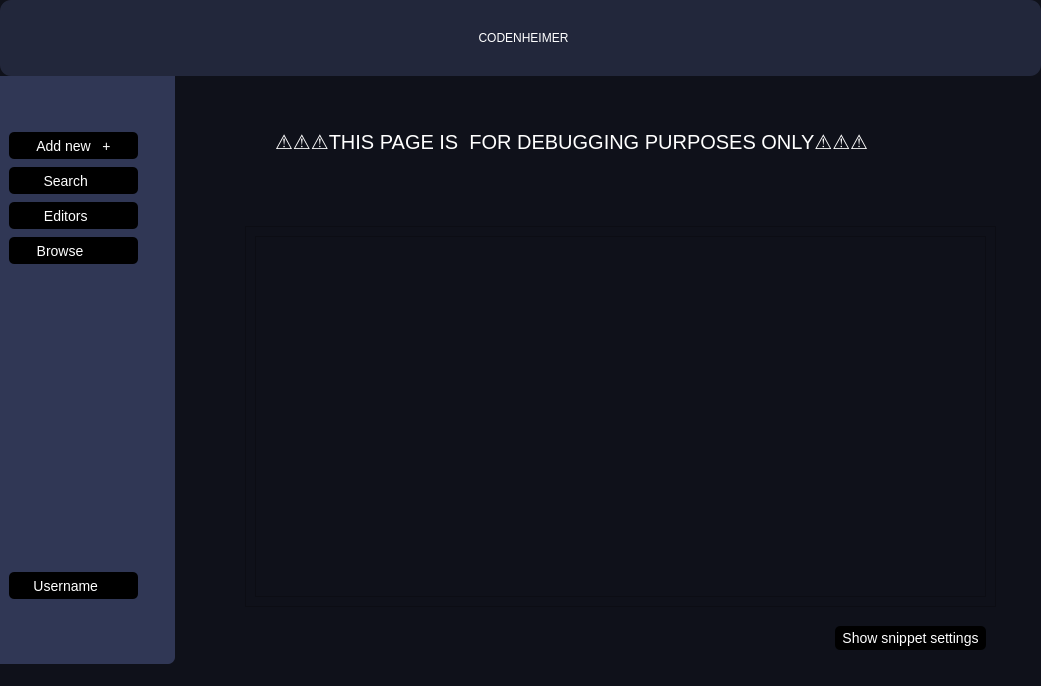
<?xml version="1.0" encoding="UTF-8"?>
<ui version="4.0">
 <class>MainWindow</class>
 <widget class="QMainWindow" name="MainWindow">
  <property name="geometry">
   <rect>
    <x>0</x>
    <y>0</y>
    <width>1041</width>
    <height>686</height>
   </rect>
  </property>
  <property name="windowTitle">
   <string>MainWindow</string>
  </property>
  <property name="styleSheet">
   <string notr="true">QMainWindow{
	border-radius:11px;
}

QWidget { 
        background-color: #0F111A;  /* Apply background to the main window */
		color:white;
    }
    
    /* Make QGroupBox transparent with no border, inheriting the main window's background color */
    QGroupBox { 
        border: none; 
    }</string>
  </property>
  <widget class="QWidget" name="centralwidget">
   <layout class="QVBoxLayout" name="verticalLayout">
    <property name="spacing">
     <number>0</number>
    </property>
    <property name="leftMargin">
     <number>0</number>
    </property>
    <property name="topMargin">
     <number>0</number>
    </property>
    <property name="rightMargin">
     <number>0</number>
    </property>
    <property name="bottomMargin">
     <number>0</number>
    </property>
    <item>
     <widget class="QGroupBox" name="TopBar">
      <property name="sizePolicy">
       <sizepolicy hsizetype="Minimum" vsizetype="Minimum">
        <horstretch>0</horstretch>
        <verstretch>0</verstretch>
       </sizepolicy>
      </property>
      <property name="minimumSize">
       <size>
        <width>1041</width>
        <height>76</height>
       </size>
      </property>
      <property name="maximumSize">
       <size>
        <width>16777215</width>
        <height>76</height>
       </size>
      </property>
      <property name="styleSheet">
       <string notr="true">background:#22273B;
border-radius:11px;</string>
      </property>
      <property name="title">
       <string/>
      </property>
      <layout class="QHBoxLayout" name="horizontalLayout_2">
       <item>
        <widget class="QPushButton" name="sidebarButton">
         <property name="sizePolicy">
          <sizepolicy hsizetype="Fixed" vsizetype="Fixed">
           <horstretch>0</horstretch>
           <verstretch>0</verstretch>
          </sizepolicy>
         </property>
         <property name="minimumSize">
          <size>
           <width>73</width>
           <height>0</height>
          </size>
         </property>
         <property name="styleSheet">
          <string notr="true">QPushButton{
	background:rgb(34, 39, 59);
	margin-left:16px;
	margin-right:16px;
	padding-top:3px;
	padding-bottom:3px;
	border-radius:3px;
}
QPushButton:hover{
	background:rgb(43, 54, 99);
}</string>
         </property>
         <property name="text">
          <string/>
         </property>
        </widget>
       </item>
       <item>
        <widget class="QGroupBox" name="groupBox">
         <property name="title">
          <string/>
         </property>
         <layout class="QHBoxLayout" name="horizontalLayout_3">
          <item>
           <widget class="QLabel" name="topbarTitle">
            <property name="styleSheet">
             <string notr="true">color:white;</string>
            </property>
            <property name="text">
             <string>CODENHEIMER</string>
            </property>
            <property name="alignment">
             <set>Qt::AlignCenter</set>
            </property>
           </widget>
          </item>
         </layout>
        </widget>
       </item>
       <item>
        <spacer name="horizontalSpacer">
         <property name="orientation">
          <enum>Qt::Horizontal</enum>
         </property>
         <property name="sizeType">
          <enum>QSizePolicy::Fixed</enum>
         </property>
         <property name="sizeHint" stdset="0">
          <size>
           <width>73</width>
           <height>20</height>
          </size>
         </property>
        </spacer>
       </item>
      </layout>
     </widget>
    </item>
    <item>
     <widget class="QGroupBox" name="allBelowTopbar">
      <property name="sizePolicy">
       <sizepolicy hsizetype="Expanding" vsizetype="Expanding">
        <horstretch>0</horstretch>
        <verstretch>0</verstretch>
       </sizepolicy>
      </property>
      <property name="styleSheet">
       <string notr="true">QGroupBox {
    background-color: transparent;
    border: none;
    margin: 0px;
    padding: 0px;
}</string>
      </property>
      <property name="title">
       <string/>
      </property>
      <layout class="QHBoxLayout" name="horizontalLayout">
       <property name="spacing">
        <number>0</number>
       </property>
       <property name="leftMargin">
        <number>0</number>
       </property>
       <property name="topMargin">
        <number>0</number>
       </property>
       <property name="rightMargin">
        <number>0</number>
       </property>
       <property name="bottomMargin">
        <number>0</number>
       </property>
       <item>
        <widget class="QGroupBox" name="sidebar">
         <property name="sizePolicy">
          <sizepolicy hsizetype="Minimum" vsizetype="Minimum">
           <horstretch>0</horstretch>
           <verstretch>0</verstretch>
          </sizepolicy>
         </property>
         <property name="minimumSize">
          <size>
           <width>175</width>
           <height>583</height>
          </size>
         </property>
         <property name="styleSheet">
          <string notr="true">background:#303755;
border-radius: 0px 0px 11px 11px;
border-bottom-right-radius:7px;</string>
         </property>
         <property name="title">
          <string/>
         </property>
         <layout class="QVBoxLayout" name="verticalLayout_4">
          <item>
           <spacer name="verticalSpacer">
            <property name="orientation">
             <enum>Qt::Vertical</enum>
            </property>
            <property name="sizeType">
             <enum>QSizePolicy::Fixed</enum>
            </property>
            <property name="sizeHint" stdset="0">
             <size>
              <width>20</width>
              <height>47</height>
             </size>
            </property>
           </spacer>
          </item>
          <item>
           <widget class="QGroupBox" name="sidebarButtons">
            <property name="sizePolicy">
             <sizepolicy hsizetype="Preferred" vsizetype="Fixed">
              <horstretch>0</horstretch>
              <verstretch>0</verstretch>
             </sizepolicy>
            </property>
            <property name="minimumSize">
             <size>
              <width>0</width>
              <height>132</height>
             </size>
            </property>
            <property name="layoutDirection">
             <enum>Qt::LeftToRight</enum>
            </property>
            <property name="autoFillBackground">
             <bool>false</bool>
            </property>
            <property name="styleSheet">
             <string notr="true">QWidget{
	font-size:14px;
	color: white;
	border-radius:5px
}
QPushButton{
	background:black;
}

QPushButton:hover{
	background:#1E1E1E;
}</string>
            </property>
            <property name="title">
             <string/>
            </property>
            <property name="alignment">
             <set>Qt::AlignCenter</set>
            </property>
            <layout class="QVBoxLayout" name="verticalLayout_3">
             <property name="spacing">
              <number>8</number>
             </property>
             <property name="leftMargin">
              <number>0</number>
             </property>
             <property name="topMargin">
              <number>0</number>
             </property>
             <property name="rightMargin">
              <number>0</number>
             </property>
             <property name="bottomMargin">
              <number>0</number>
             </property>
             <item>
              <widget class="QPushButton" name="AddnewSidebarButton">
               <property name="sizePolicy">
                <sizepolicy hsizetype="Fixed" vsizetype="Fixed">
                 <horstretch>0</horstretch>
                 <verstretch>0</verstretch>
                </sizepolicy>
               </property>
               <property name="minimumSize">
                <size>
                 <width>129</width>
                 <height>27</height>
                </size>
               </property>
               <property name="text">
                <string>Add new   +</string>
               </property>
              </widget>
             </item>
             <item>
              <widget class="QPushButton" name="SearchSidebarButton">
               <property name="sizePolicy">
                <sizepolicy hsizetype="Fixed" vsizetype="Fixed">
                 <horstretch>0</horstretch>
                 <verstretch>0</verstretch>
                </sizepolicy>
               </property>
               <property name="minimumSize">
                <size>
                 <width>129</width>
                 <height>27</height>
                </size>
               </property>
               <property name="text">
                <string>Search    </string>
               </property>
              </widget>
             </item>
             <item>
              <widget class="QPushButton" name="EditorsSidebarButton">
               <property name="sizePolicy">
                <sizepolicy hsizetype="Fixed" vsizetype="Fixed">
                 <horstretch>0</horstretch>
                 <verstretch>0</verstretch>
                </sizepolicy>
               </property>
               <property name="minimumSize">
                <size>
                 <width>129</width>
                 <height>27</height>
                </size>
               </property>
               <property name="text">
                <string>Editors    </string>
               </property>
              </widget>
             </item>
             <item>
              <widget class="QGroupBox" name="BrouseSidebarButtonGB">
               <property name="sizePolicy">
                <sizepolicy hsizetype="Fixed" vsizetype="Fixed">
                 <horstretch>0</horstretch>
                 <verstretch>0</verstretch>
                </sizepolicy>
               </property>
               <property name="minimumSize">
                <size>
                 <width>129</width>
                 <height>27</height>
                </size>
               </property>
               <property name="title">
                <string/>
               </property>
               <property name="alignment">
                <set>Qt::AlignJustify|Qt::AlignVCenter</set>
               </property>
               <layout class="QHBoxLayout" name="horizontalLayout_6">
                <property name="spacing">
                 <number>0</number>
                </property>
                <property name="leftMargin">
                 <number>0</number>
                </property>
                <property name="topMargin">
                 <number>0</number>
                </property>
                <property name="rightMargin">
                 <number>0</number>
                </property>
                <property name="bottomMargin">
                 <number>0</number>
                </property>
                <item>
                 <widget class="QPushButton" name="BrowseSidebarButton">
                  <property name="sizePolicy">
                   <sizepolicy hsizetype="Preferred" vsizetype="Preferred">
                    <horstretch>0</horstretch>
                    <verstretch>0</verstretch>
                   </sizepolicy>
                  </property>
                  <property name="minimumSize">
                   <size>
                    <width>86</width>
                    <height>27</height>
                   </size>
                  </property>
                  <property name="layoutDirection">
                   <enum>Qt::RightToLeft</enum>
                  </property>
                  <property name="styleSheet">
                   <string notr="true">text-align:right;
border-bottom-left-radius:5px;
border-bottom-right-radius:0px;
border-top-left-radius:5px;
border-top-right-radius:0px;</string>
                  </property>
                  <property name="text">
                   <string>Browse   </string>
                  </property>
                 </widget>
                </item>
                <item>
                 <widget class="QPushButton" name="downarrow">
                  <property name="minimumSize">
                   <size>
                    <width>0</width>
                    <height>27</height>
                   </size>
                  </property>
                  <property name="styleSheet">
                   <string notr="true">border-bottom-left-radius:0px;
border-bottom-right-radius:5px;
border-top-left-radius:0px;
border-top-right-radius:5px;</string>
                  </property>
                  <property name="text">
                   <string/>
                  </property>
                 </widget>
                </item>
               </layout>
              </widget>
             </item>
            </layout>
           </widget>
          </item>
          <item>
           <spacer name="verticalSpacer_2">
            <property name="orientation">
             <enum>Qt::Vertical</enum>
            </property>
            <property name="sizeHint" stdset="0">
             <size>
              <width>20</width>
              <height>297</height>
             </size>
            </property>
           </spacer>
          </item>
          <item>
           <widget class="QPushButton" name="usernameAndMainSettingsButton">
            <property name="sizePolicy">
             <sizepolicy hsizetype="Fixed" vsizetype="Fixed">
              <horstretch>0</horstretch>
              <verstretch>0</verstretch>
             </sizepolicy>
            </property>
            <property name="minimumSize">
             <size>
              <width>129</width>
              <height>27</height>
             </size>
            </property>
            <property name="styleSheet">
             <string notr="true">QWidget{
	font-size:14px;
	color: white;
	border-radius:5px
}
QPushButton{
	background:black;
}

QPushButton:hover{
	background:#1E1E1E;
}</string>
            </property>
            <property name="text">
             <string>Username    </string>
            </property>
           </widget>
          </item>
          <item>
           <spacer name="verticalSpacer_3">
            <property name="orientation">
             <enum>Qt::Vertical</enum>
            </property>
            <property name="sizeType">
             <enum>QSizePolicy::Fixed</enum>
            </property>
            <property name="sizeHint" stdset="0">
             <size>
              <width>20</width>
              <height>56</height>
             </size>
            </property>
           </spacer>
          </item>
         </layout>
        </widget>
       </item>
       <item>
        <widget class="QStackedWidget" name="maincontentsStack">
         <property name="sizePolicy">
          <sizepolicy hsizetype="Minimum" vsizetype="Minimum">
           <horstretch>0</horstretch>
           <verstretch>0</verstretch>
          </sizepolicy>
         </property>
         <property name="currentIndex">
          <number>5</number>
         </property>
         <widget class="QWidget" name="addnewPage">
          <layout class="QHBoxLayout" name="horizontalLayout_4">
           <item>
            <widget class="QGroupBox" name="centralElements">
             <property name="sizePolicy">
              <sizepolicy hsizetype="Fixed" vsizetype="Fixed">
               <horstretch>0</horstretch>
               <verstretch>0</verstretch>
              </sizepolicy>
             </property>
             <property name="minimumSize">
              <size>
               <width>401</width>
               <height>131</height>
              </size>
             </property>
             <property name="title">
              <string/>
             </property>
             <layout class="QVBoxLayout" name="verticalLayout_2">
              <property name="spacing">
               <number>6</number>
              </property>
              <property name="leftMargin">
               <number>0</number>
              </property>
              <property name="topMargin">
               <number>0</number>
              </property>
              <property name="rightMargin">
               <number>0</number>
              </property>
              <property name="bottomMargin">
               <number>0</number>
              </property>
              <item>
               <widget class="QGroupBox" name="newSnippet">
                <property name="maximumSize">
                 <size>
                  <width>401</width>
                  <height>63</height>
                 </size>
                </property>
                <property name="styleSheet">
                 <string notr="true">background:#2B3663;
border-radius:7px;</string>
                </property>
                <property name="title">
                 <string/>
                </property>
                <layout class="QHBoxLayout" name="horizontalLayout_7">
                 <property name="spacing">
                  <number>4</number>
                 </property>
                 <item>
                  <widget class="QLineEdit" name="newSnippetNameBox">
                   <property name="placeholderText">
                    <string>New Snippet Name...</string>
                   </property>
                  </widget>
                 </item>
                 <item>
                  <widget class="QPushButton" name="addNewButton">
                   <property name="styleSheet">
                    <string notr="true">QPushButton {
    background: #2B3663; /* Normal background */
    border-radius: 5px;  /* Border radius for normal state */
    border: none;        /* Optional: removes any border */
	padding:5px;

}

QPushButton:hover {
    background: #3B4984; /* Background color on hover */
    border-radius: 7px;  /* Keep the same border radius */
}</string>
                   </property>
                   <property name="text">
                    <string>Go!</string>
                   </property>
                  </widget>
                 </item>
                 <item>
                  <widget class="QComboBox" name="addNewLangDropdown">
                   <property name="sizePolicy">
                    <sizepolicy hsizetype="Minimum" vsizetype="Fixed">
                     <horstretch>0</horstretch>
                     <verstretch>0</verstretch>
                    </sizepolicy>
                   </property>
                   <property name="minimumSize">
                    <size>
                     <width>103</width>
                     <height>32</height>
                    </size>
                   </property>
                   <property name="styleSheet">
                    <string notr="true">
QComboBox{
	border:3px solid black;
}
</string>
                   </property>
                  </widget>
                 </item>
                </layout>
               </widget>
              </item>
              <item>
               <widget class="QGroupBox" name="searchAndBrowse">
                <property name="styleSheet">
                 <string notr="true"/>
                </property>
                <property name="title">
                 <string/>
                </property>
                <layout class="QHBoxLayout" name="horizontalLayout_5" stretch="1,1">
                 <property name="spacing">
                  <number>6</number>
                 </property>
                 <property name="leftMargin">
                  <number>0</number>
                 </property>
                 <property name="topMargin">
                  <number>0</number>
                 </property>
                 <property name="rightMargin">
                  <number>0</number>
                 </property>
                 <property name="bottomMargin">
                  <number>0</number>
                 </property>
                 <item>
                  <widget class="QGroupBox" name="searchBox">
                   <property name="sizePolicy">
                    <sizepolicy hsizetype="Fixed" vsizetype="Fixed">
                     <horstretch>0</horstretch>
                     <verstretch>0</verstretch>
                    </sizepolicy>
                   </property>
                   <property name="minimumSize">
                    <size>
                     <width>197</width>
                     <height>62</height>
                    </size>
                   </property>
                   <property name="maximumSize">
                    <size>
                     <width>197</width>
                     <height>62</height>
                    </size>
                   </property>
                   <property name="styleSheet">
                    <string notr="true">background:#2B3663;
border-radius:7px;</string>
                   </property>
                   <property name="title">
                    <string/>
                   </property>
                   <layout class="QHBoxLayout" name="horizontalLayout_9">
                    <property name="spacing">
                     <number>0</number>
                    </property>
                    <property name="leftMargin">
                     <number>12</number>
                    </property>
                    <property name="topMargin">
                     <number>0</number>
                    </property>
                    <property name="rightMargin">
                     <number>12</number>
                    </property>
                    <property name="bottomMargin">
                     <number>0</number>
                    </property>
                    <item>
                     <widget class="QLineEdit" name="centralSearchBoxLE">
                      <property name="sizePolicy">
                       <sizepolicy hsizetype="Fixed" vsizetype="Fixed">
                        <horstretch>0</horstretch>
                        <verstretch>0</verstretch>
                       </sizepolicy>
                      </property>
                      <property name="minimumSize">
                       <size>
                        <width>130</width>
                        <height>0</height>
                       </size>
                      </property>
                      <property name="placeholderText">
                       <string>Search</string>
                      </property>
                     </widget>
                    </item>
                    <item>
                     <widget class="QPushButton" name="centralSearchIcon">
                      <property name="text">
                       <string/>
                      </property>
                     </widget>
                    </item>
                   </layout>
                  </widget>
                 </item>
                 <item>
                  <widget class="QGroupBox" name="browseBox">
                   <property name="sizePolicy">
                    <sizepolicy hsizetype="Fixed" vsizetype="Fixed">
                     <horstretch>0</horstretch>
                     <verstretch>0</verstretch>
                    </sizepolicy>
                   </property>
                   <property name="minimumSize">
                    <size>
                     <width>197</width>
                     <height>62</height>
                    </size>
                   </property>
                   <property name="maximumSize">
                    <size>
                     <width>197</width>
                     <height>62</height>
                    </size>
                   </property>
                   <property name="styleSheet">
                    <string notr="true">QPushButton {
    background: #2B3663; /* Normal background */
    border-radius: 7px;  /* Border radius for normal state */
    border: none;        /* Optional: removes any border */
}

QPushButton:hover {
    background: #3B4984; /* Background color on hover */
    border-radius: 7px;  /* Keep the same border radius */
}</string>
                   </property>
                   <property name="title">
                    <string/>
                   </property>
                   <layout class="QHBoxLayout" name="horizontalLayout_8">
                    <property name="spacing">
                     <number>0</number>
                    </property>
                    <property name="leftMargin">
                     <number>0</number>
                    </property>
                    <property name="topMargin">
                     <number>0</number>
                    </property>
                    <property name="rightMargin">
                     <number>0</number>
                    </property>
                    <property name="bottomMargin">
                     <number>0</number>
                    </property>
                    <item>
                     <widget class="QPushButton" name="centralBrowseButton">
                      <property name="sizePolicy">
                       <sizepolicy hsizetype="Preferred" vsizetype="Preferred">
                        <horstretch>0</horstretch>
                        <verstretch>0</verstretch>
                       </sizepolicy>
                      </property>
                      <property name="maximumSize">
                       <size>
                        <width>197</width>
                        <height>62</height>
                       </size>
                      </property>
                      <property name="text">
                       <string>  Browse</string>
                      </property>
                     </widget>
                    </item>
                   </layout>
                  </widget>
                 </item>
                </layout>
               </widget>
              </item>
             </layout>
            </widget>
           </item>
          </layout>
         </widget>
         <widget class="QWidget" name="searchPage">
          <layout class="QVBoxLayout" name="verticalLayout_5">
           <property name="spacing">
            <number>18</number>
           </property>
           <property name="leftMargin">
            <number>26</number>
           </property>
           <property name="topMargin">
            <number>26</number>
           </property>
           <property name="rightMargin">
            <number>26</number>
           </property>
           <property name="bottomMargin">
            <number>5</number>
           </property>
           <item>
            <widget class="QWidget" name="topSearchBarWidget" native="true">
             <property name="sizePolicy">
              <sizepolicy hsizetype="Preferred" vsizetype="Fixed">
               <horstretch>0</horstretch>
               <verstretch>0</verstretch>
              </sizepolicy>
             </property>
             <property name="minimumSize">
              <size>
               <width>810</width>
               <height>57</height>
              </size>
             </property>
             <property name="styleSheet">
              <string notr="true">QWidget#topSearchBarWidget{
	background:#2B3663;
	border-radius:7px;
}</string>
             </property>
             <layout class="QHBoxLayout" name="horizontalLayout_13">
              <property name="spacing">
               <number>0</number>
              </property>
              <property name="leftMargin">
               <number>0</number>
              </property>
              <property name="topMargin">
               <number>0</number>
              </property>
              <property name="rightMargin">
               <number>0</number>
              </property>
              <property name="bottomMargin">
               <number>0</number>
              </property>
              <item>
               <widget class="QLineEdit" name="searchBoxLineEdit">
                <property name="font">
                 <font>
                  <pointsize>26</pointsize>
                 </font>
                </property>
                <property name="styleSheet">
                 <string notr="true">background:#2B3663;
padding-left:12px;
border:none;</string>
                </property>
                <property name="placeholderText">
                 <string>Search...</string>
                </property>
               </widget>
              </item>
              <item>
               <widget class="QPushButton" name="searchDummyIcon">
                <property name="minimumSize">
                 <size>
                  <width>46</width>
                  <height>57</height>
                 </size>
                </property>
                <property name="maximumSize">
                 <size>
                  <width>46</width>
                  <height>57</height>
                 </size>
                </property>
                <property name="styleSheet">
                 <string notr="true">background:#2B3663;
padding-right:15px;
border:none;</string>
                </property>
                <property name="text">
                 <string>🔍</string>
                </property>
               </widget>
              </item>
              <item>
               <widget class="QPushButton" name="snippetSettingsOnSearchPage">
                <property name="minimumSize">
                 <size>
                  <width>36</width>
                  <height>57</height>
                 </size>
                </property>
                <property name="maximumSize">
                 <size>
                  <width>36</width>
                  <height>57</height>
                 </size>
                </property>
                <property name="styleSheet">
                 <string notr="true">

QPushButton{
background:#3D4D8C;
border-top-right-radius:7px;
border-bottom-right-radius:7px;
}

QPushButton::hover{
	background:#495FB6;
}</string>
                </property>
                <property name="text">
                 <string>⚙️</string>
                </property>
               </widget>
              </item>
             </layout>
            </widget>
           </item>
           <item>
            <widget class="QListWidget" name="snippetPreviewBoxAreaOnSearchPage">
             <property name="styleSheet">
              <string notr="true">border:none;</string>
             </property>
             <property name="spacing">
              <number>3</number>
             </property>
            </widget>
           </item>
          </layout>
         </widget>
         <widget class="QWidget" name="editorsPage">
          <layout class="QHBoxLayout" name="horizontalLayout_11">
           <item>
            <widget class="QTabWidget" name="editorTabs">
             <property name="styleSheet">
              <string notr="true">QTabWidget#editorTabs{
    /*background: white;*/
    border: 2px solid ocean;
}

QTabWidget::pane {
    /*border: 1px solid black;*/
}

QTabBar {
    border-bottom: 2px solid darkgray;
}

QTabBar::tab {
    background: #2B3663;
    padding: 5px 10px;
    margin: 1px;
    border-top-left-radius: 5px;
    border-top-right-radius: 5px;
}

QTabBar::tab:selected {
    background: #3D4D8C;
	font-weight:bold;
    border-bottom: none;
}

QTabBar::tab:hover {
    background: #303755;
}

QTabBar::tab:disabled {
    color: gray;
    background: #f0f0f0;
}

QTabBar::close-button {
    image: url(close-icon.png);
    subcontrol-position: right;
    margin-left: 5px;
}

QTabBar::close-button:hover {
    image: url(close-icon-hover.png);
}</string>
             </property>
             <property name="currentIndex">
              <number>0</number>
             </property>
             <widget class="QWidget" name="defaultTab">
              <property name="styleSheet">
               <string notr="true"/>
              </property>
              <attribute name="title">
               <string>Default Tab</string>
              </attribute>
              <layout class="QHBoxLayout" name="horizontalLayout_12">
               <property name="spacing">
                <number>0</number>
               </property>
               <property name="leftMargin">
                <number>0</number>
               </property>
               <property name="topMargin">
                <number>0</number>
               </property>
               <property name="rightMargin">
                <number>0</number>
               </property>
               <property name="bottomMargin">
                <number>0</number>
               </property>
               <item>
                <widget class="QWidget" name="widget" native="true">
                 <property name="maximumSize">
                  <size>
                   <width>200</width>
                   <height>250</height>
                  </size>
                 </property>
                 <layout class="QVBoxLayout" name="verticalLayout_5">
                  <item>
                   <widget class="QLabel" name="defaultTabExplainer">
                    <property name="text">
                     <string>Open a snippet in search or 
 browse to edit</string>
                    </property>
                    <property name="alignment">
                     <set>Qt::AlignCenter</set>
                    </property>
                   </widget>
                  </item>
                  <item>
                   <widget class="QWidget" name="widget_2" native="true">
                    <layout class="QHBoxLayout" name="horizontalLayout_13">
                     <item>
                      <widget class="QPushButton" name="EditorsDefaultTabButton">
                       <property name="sizePolicy">
                        <sizepolicy hsizetype="Fixed" vsizetype="Fixed">
                         <horstretch>0</horstretch>
                         <verstretch>0</verstretch>
                        </sizepolicy>
                       </property>
                       <property name="minimumSize">
                        <size>
                         <width>129</width>
                         <height>27</height>
                        </size>
                       </property>
                       <property name="styleSheet">
                        <string notr="true">QWidget{
	font-size:14px;
	color: white;
	border-radius:5px
}
QPushButton{
	background:black;
}

QPushButton:hover{
	background:#1E1E1E;
}</string>
                       </property>
                       <property name="text">
                        <string>Browse</string>
                       </property>
                      </widget>
                     </item>
                    </layout>
                   </widget>
                  </item>
                 </layout>
                </widget>
               </item>
              </layout>
             </widget>
            </widget>
           </item>
          </layout>
         </widget>
         <widget class="QWidget" name="browsePage">
          <layout class="QHBoxLayout" name="horizontalLayout_10">
           <property name="spacing">
            <number>1</number>
           </property>
           <property name="leftMargin">
            <number>3</number>
           </property>
           <property name="topMargin">
            <number>3</number>
           </property>
           <property name="rightMargin">
            <number>3</number>
           </property>
           <property name="bottomMargin">
            <number>3</number>
           </property>
           <item>
            <widget class="QStackedWidget" name="browsePageSubPages">
             <property name="currentIndex">
              <number>0</number>
             </property>
             <widget class="QWidget" name="browseMain">
              <widget class="QLabel" name="label">
               <property name="geometry">
                <rect>
                 <x>160</x>
                 <y>190</y>
                 <width>251</width>
                 <height>81</height>
                </rect>
               </property>
               <property name="text">
                <string>Browse page but alfi is lazy</string>
               </property>
              </widget>
             </widget>
             <widget class="QWidget" name="browseSelector"/>
            </widget>
           </item>
          </layout>
         </widget>
         <widget class="QWidget" name="settingsPage">
          <widget class="QLabel" name="label_4">
           <property name="geometry">
            <rect>
             <x>10</x>
             <y>250</y>
             <width>141</width>
             <height>71</height>
            </rect>
           </property>
           <property name="text">
            <string>settings page</string>
           </property>
          </widget>
         </widget>
         <widget class="QWidget" name="testPage">
          <widget class="QScrollArea" name="scrollArea">
           <property name="geometry">
            <rect>
             <x>70</x>
             <y>150</y>
             <width>751</width>
             <height>381</height>
            </rect>
           </property>
           <property name="widgetResizable">
            <bool>true</bool>
           </property>
           <widget class="QWidget" name="scrollAreaWidgetContents">
            <property name="geometry">
             <rect>
              <x>0</x>
              <y>0</y>
              <width>749</width>
              <height>379</height>
             </rect>
            </property>
            <layout class="QVBoxLayout" name="verticalLayout_6">
             <item>
              <widget class="QListWidget" name="sandBox"/>
             </item>
            </layout>
           </widget>
          </widget>
          <widget class="QLabel" name="label_2">
           <property name="geometry">
            <rect>
             <x>100</x>
             <y>20</y>
             <width>711</width>
             <height>91</height>
            </rect>
           </property>
           <property name="font">
            <font>
             <pointsize>15</pointsize>
            </font>
           </property>
           <property name="text">
            <string>⚠⚠⚠THIS PAGE IS  FOR DEBUGGING PURPOSES ONLY⚠⚠⚠</string>
           </property>
          </widget>
          <widget class="QPushButton" name="snippetSettingsTestButton">
           <property name="geometry">
            <rect>
             <x>660</x>
             <y>550</y>
             <width>151</width>
             <height>24</height>
            </rect>
           </property>
           <property name="styleSheet">
            <string notr="true">QWidget{
	font-size:14px;
	color: white;
	border-radius:5px
}
QPushButton{
	background:black;
}

QPushButton:hover{
	background:#1E1E1E;
}</string>
           </property>
           <property name="text">
            <string>Show snippet settings</string>
           </property>
          </widget>
         </widget>
        </widget>
       </item>
      </layout>
     </widget>
    </item>
   </layout>
  </widget>
  <widget class="QStatusBar" name="statusBar"/>
 </widget>
 <resources/>
 <connections/>
</ui>
